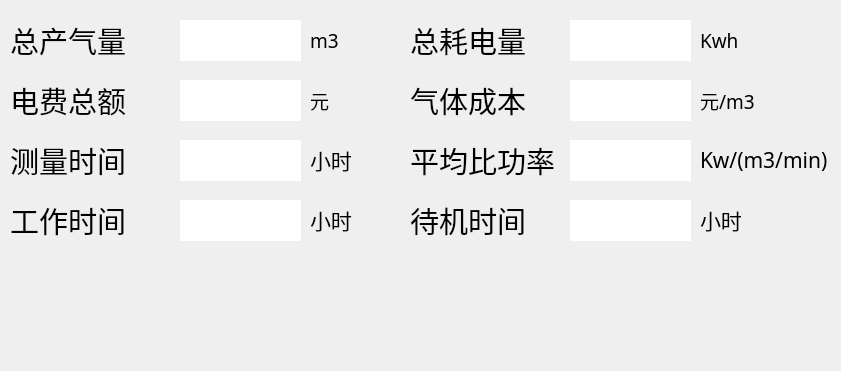
    <widget class="QWidget" name="widget_4" native="true">
     <property name="geometry">
      <rect>
       <x>80</x>
       <y>130</y>
       <width>841</width>
       <height>371</height>
      </rect>
     </property>
     <widget class="QLabel" name="label_standby_time">
      <property name="geometry">
       <rect>
        <x>570</x>
        <y>200</y>
        <width>121</width>
        <height>41</height>
       </rect>
      </property>
      <property name="font">
       <font>
        <family>微软雅黑</family>
        <pointsize>20</pointsize>
       </font>
      </property>
      <property name="styleSheet">
       <string notr="true">background-color: rgb(255, 255, 255);</string>
      </property>
      <property name="text">
       <string/>
      </property>
     </widget>
     <widget class="QLabel" name="label_work_time">
      <property name="geometry">
       <rect>
        <x>180</x>
        <y>200</y>
        <width>121</width>
        <height>41</height>
       </rect>
      </property>
      <property name="font">
       <font>
        <family>微软雅黑</family>
        <pointsize>20</pointsize>
       </font>
      </property>
      <property name="styleSheet">
       <string notr="true">background-color: rgb(255, 255, 255);</string>
      </property>
      <property name="text">
       <string/>
      </property>
     </widget>
     <widget class="QLabel" name="label_IPower_name_65">
      <property name="geometry">
       <rect>
        <x>700</x>
        <y>200</y>
        <width>81</width>
        <height>40</height>
       </rect>
      </property>
      <property name="font">
       <font>
        <family>微软雅黑</family>
        <pointsize>16</pointsize>
       </font>
      </property>
      <property name="text">
       <string>小时</string>
      </property>
     </widget>
     <widget class="QLabel" name="label_IPower_name_66">
      <property name="geometry">
       <rect>
        <x>410</x>
        <y>200</y>
        <width>121</width>
        <height>40</height>
       </rect>
      </property>
      <property name="font">
       <font>
        <family>微软雅黑</family>
        <pointsize>22</pointsize>
       </font>
      </property>
      <property name="text">
       <string>待机时间</string>
      </property>
     </widget>
     <widget class="QLabel" name="label_measure_range">
      <property name="geometry">
       <rect>
        <x>180</x>
        <y>140</y>
        <width>121</width>
        <height>41</height>
       </rect>
      </property>
      <property name="font">
       <font>
        <family>微软雅黑</family>
        <pointsize>20</pointsize>
       </font>
      </property>
      <property name="styleSheet">
       <string notr="true">background-color: rgb(255, 255, 255);</string>
      </property>
      <property name="text">
       <string/>
      </property>
     </widget>
     <widget class="QLabel" name="label_IPower_name_55">
      <property name="geometry">
       <rect>
        <x>310</x>
        <y>200</y>
        <width>81</width>
        <height>40</height>
       </rect>
      </property>
      <property name="font">
       <font>
        <family>微软雅黑</family>
        <pointsize>16</pointsize>
       </font>
      </property>
      <property name="text">
       <string>小时</string>
      </property>
     </widget>
     <widget class="QLabel" name="label_IPower_name_52">
      <property name="geometry">
       <rect>
        <x>310</x>
        <y>140</y>
        <width>101</width>
        <height>40</height>
       </rect>
      </property>
      <property name="font">
       <font>
        <family>微软雅黑</family>
        <pointsize>16</pointsize>
       </font>
      </property>
      <property name="text">
       <string>小时</string>
      </property>
     </widget>
     <widget class="QLabel" name="label_IPower_name_56">
      <property name="geometry">
       <rect>
        <x>10</x>
        <y>200</y>
        <width>121</width>
        <height>40</height>
       </rect>
      </property>
      <property name="font">
       <font>
        <family>微软雅黑</family>
        <pointsize>22</pointsize>
       </font>
      </property>
      <property name="text">
       <string>工作时间</string>
      </property>
     </widget>
     <widget class="QLabel" name="label_IPower_name_50">
      <property name="geometry">
       <rect>
        <x>10</x>
        <y>140</y>
        <width>121</width>
        <height>40</height>
       </rect>
      </property>
      <property name="font">
       <font>
        <family>微软雅黑</family>
        <pointsize>22</pointsize>
       </font>
      </property>
      <property name="text">
       <string>测量时间</string>
      </property>
     </widget>
     <widget class="QLabel" name="label_average_vsp">
      <property name="geometry">
       <rect>
        <x>570</x>
        <y>140</y>
        <width>121</width>
        <height>41</height>
       </rect>
      </property>
      <property name="font">
       <font>
        <family>微软雅黑</family>
        <pointsize>20</pointsize>
       </font>
      </property>
      <property name="styleSheet">
       <string notr="true">background-color: rgb(255, 255, 255);</string>
      </property>
      <property name="text">
       <string/>
      </property>
     </widget>
     <widget class="QLabel" name="label_VSP">
      <property name="geometry">
       <rect>
        <x>700</x>
        <y>140</y>
        <width>131</width>
        <height>40</height>
       </rect>
      </property>
      <property name="font">
       <font>
        <family>微软雅黑</family>
        <pointsize>16</pointsize>
       </font>
      </property>
      <property name="text">
       <string>Kw/(m3/min)</string>
      </property>
     </widget>
     <widget class="QLabel" name="label_IPower_name_77">
      <property name="geometry">
       <rect>
        <x>410</x>
        <y>140</y>
        <width>151</width>
        <height>40</height>
       </rect>
      </property>
      <property name="font">
       <font>
        <family>微软雅黑</family>
        <pointsize>22</pointsize>
       </font>
      </property>
      <property name="text">
       <string>平均比功率</string>
      </property>
     </widget>
     <widget class="QLabel" name="label_acc_flow_1">
      <property name="geometry">
       <rect>
        <x>310</x>
        <y>20</y>
        <width>81</width>
        <height>40</height>
       </rect>
      </property>
      <property name="font">
       <font>
        <family>微软雅黑</family>
        <pointsize>14</pointsize>
       </font>
      </property>
      <property name="text">
       <string>m3</string>
      </property>
     </widget>
     <widget class="QLabel" name="label_IPower_name_116">
      <property name="geometry">
       <rect>
        <x>10</x>
        <y>80</y>
        <width>131</width>
        <height>40</height>
       </rect>
      </property>
      <property name="font">
       <font>
        <family>微软雅黑</family>
        <pointsize>22</pointsize>
       </font>
      </property>
      <property name="text">
       <string>电费总额</string>
      </property>
     </widget>
     <widget class="QLabel" name="label_acc_flow_2">
      <property name="geometry">
       <rect>
        <x>180</x>
        <y>20</y>
        <width>121</width>
        <height>41</height>
       </rect>
      </property>
      <property name="font">
       <font>
        <family>微软雅黑</family>
        <pointsize>20</pointsize>
       </font>
      </property>
      <property name="styleSheet">
       <string notr="true">background-color: rgb(255, 255, 255);</string>
      </property>
      <property name="text">
       <string/>
      </property>
     </widget>
     <widget class="QLabel" name="label_IPower_name_113">
      <property name="geometry">
       <rect>
        <x>410</x>
        <y>20</y>
        <width>121</width>
        <height>40</height>
       </rect>
      </property>
      <property name="font">
       <font>
        <family>微软雅黑</family>
        <pointsize>22</pointsize>
       </font>
      </property>
      <property name="text">
       <string>总耗电量</string>
      </property>
     </widget>
     <widget class="QLabel" name="label_IPower_name_117">
      <property name="geometry">
       <rect>
        <x>410</x>
        <y>80</y>
        <width>131</width>
        <height>40</height>
       </rect>
      </property>
      <property name="font">
       <font>
        <family>微软雅黑</family>
        <pointsize>22</pointsize>
       </font>
      </property>
      <property name="text">
       <string>气体成本</string>
      </property>
     </widget>
     <widget class="QLabel" name="label_cost">
      <property name="geometry">
       <rect>
        <x>700</x>
        <y>80</y>
        <width>61</width>
        <height>40</height>
       </rect>
      </property>
      <property name="font">
       <font>
        <family>微软雅黑</family>
        <pointsize>14</pointsize>
       </font>
      </property>
      <property name="text">
       <string>元/m3</string>
      </property>
     </widget>
     <widget class="QLabel" name="label_acc_power_charge">
      <property name="geometry">
       <rect>
        <x>180</x>
        <y>80</y>
        <width>121</width>
        <height>41</height>
       </rect>
      </property>
      <property name="font">
       <font>
        <family>微软雅黑</family>
        <pointsize>20</pointsize>
       </font>
      </property>
      <property name="styleSheet">
       <string notr="true">background-color: rgb(255, 255, 255);</string>
      </property>
      <property name="text">
       <string/>
      </property>
     </widget>
     <widget class="QLabel" name="label_acc_power_2">
      <property name="geometry">
       <rect>
        <x>570</x>
        <y>20</y>
        <width>121</width>
        <height>41</height>
       </rect>
      </property>
      <property name="font">
       <font>
        <family>微软雅黑</family>
        <pointsize>20</pointsize>
       </font>
      </property>
      <property name="styleSheet">
       <string notr="true">background-color: rgb(255, 255, 255);</string>
      </property>
      <property name="text">
       <string/>
      </property>
     </widget>
     <widget class="QLabel" name="label_IPower_name_112">
      <property name="geometry">
       <rect>
        <x>10</x>
        <y>20</y>
        <width>131</width>
        <height>40</height>
       </rect>
      </property>
      <property name="font">
       <font>
        <family>微软雅黑</family>
        <pointsize>22</pointsize>
       </font>
      </property>
      <property name="text">
       <string>总产气量</string>
      </property>
     </widget>
     <widget class="QLabel" name="label_IPower_name_111">
      <property name="geometry">
       <rect>
        <x>700</x>
        <y>20</y>
        <width>81</width>
        <height>40</height>
       </rect>
      </property>
      <property name="font">
       <font>
        <family>微软雅黑</family>
        <pointsize>14</pointsize>
       </font>
      </property>
      <property name="text">
       <string>Kwh</string>
      </property>
     </widget>
     <widget class="QLabel" name="label_IPower_name_115">
      <property name="geometry">
       <rect>
        <x>310</x>
        <y>80</y>
        <width>31</width>
        <height>40</height>
       </rect>
      </property>
      <property name="font">
       <font>
        <family>微软雅黑</family>
        <pointsize>14</pointsize>
       </font>
      </property>
      <property name="text">
       <string>元</string>
      </property>
     </widget>
     <widget class="QLabel" name="label_flow_cost">
      <property name="geometry">
       <rect>
        <x>570</x>
        <y>80</y>
        <width>121</width>
        <height>41</height>
       </rect>
      </property>
      <property name="font">
       <font>
        <family>微软雅黑</family>
        <pointsize>20</pointsize>
       </font>
      </property>
      <property name="styleSheet">
       <string notr="true">background-color: rgb(255, 255, 255);</string>
      </property>
      <property name="text">
       <string/>
      </property>
     </widget>
    </widget>
